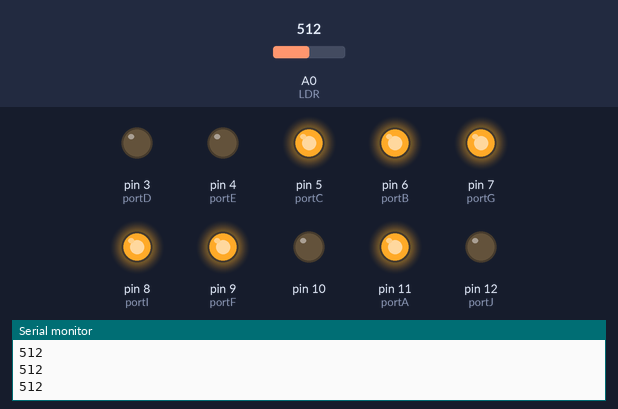
Recording of a sketch running on a simulated Arduino Uno, built with avr-gcc and run on an emulated ATmega328P. Shown: output pins drawn as LEDs (lit = HIGH), the last lines printed to the serial monitor. Inputs (shaded band) come from the test bench; at power-on: A0 (LDR) = 512.

Above: at 1.2 s.
1.3 s: A0 (LDR) set to 408
2.8 s: A0 (LDR) set to 384
At 4.0 s:
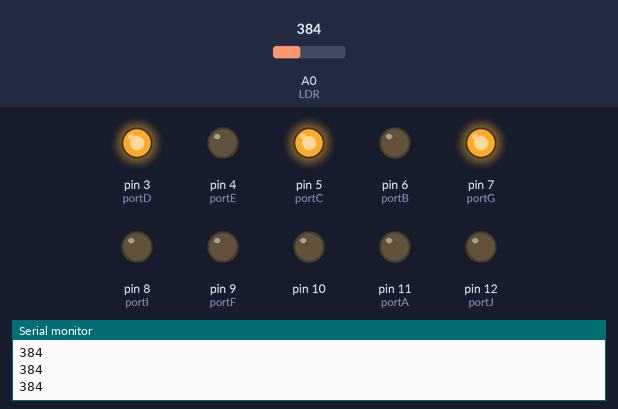
4.3 s: A0 (LDR) set to 511
At 5.5 s:
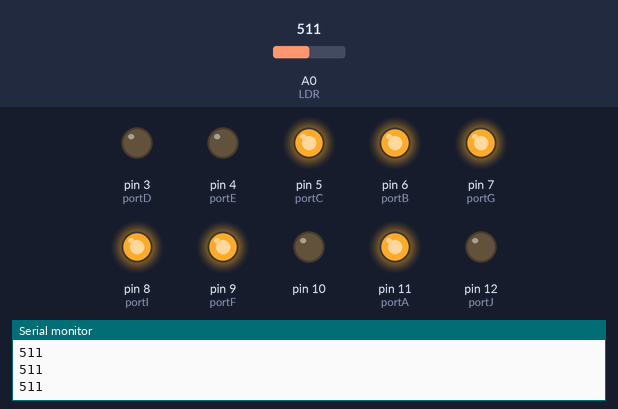
5.8 s: A0 (LDR) set to 306
At 7.1 s:
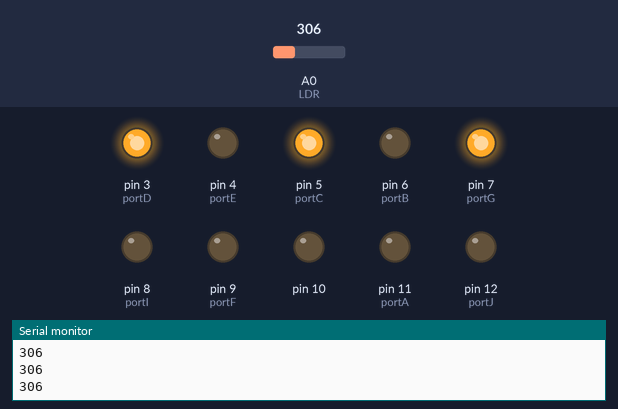
Timing chart, 0 to 8.3 s (numbered marks = the images above; inputs shaded):
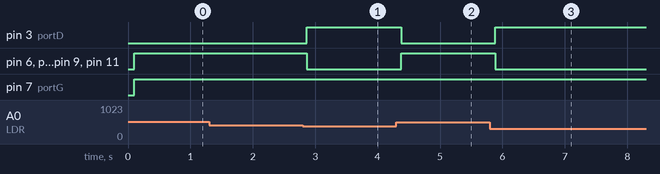

The sketch:

Arduino_Light_Sensor.ino
```cpp
int LDRvalue = 0;
int Light_sens = 400;
int LDR = 0;

int portA = 11;
int portB = 6;
int portC = 5;
int portD = 3;
int portE = 4;
int portF = 9;
int portG = 7;
int portH = 5;
int portI = 8;
int portJ = 12;

void setup()
{
  Serial.begin(9600);
  pinMode(10, OUTPUT);
  delay(50);

  pinMode(portA, OUTPUT);
  pinMode(portB, OUTPUT);
  pinMode(portC, OUTPUT);
  pinMode(portD, OUTPUT);
  pinMode(portE, OUTPUT);
  pinMode(portF, OUTPUT);
  pinMode(portG, OUTPUT);
  pinMode(portH, OUTPUT);
  pinMode(portI, OUTPUT);
  pinMode(portJ, OUTPUT);
  digitalWrite(5, HIGH);
}

void loop()
{
  LDRvalue = analogRead(LDR);
  Serial.println(LDRvalue);
  delay(50);

 if (LDRvalue < Light_sens)
   {
      digitalWrite(portE, 0);
      digitalWrite(portF, 0);
      digitalWrite(portA, 0);
      digitalWrite(portB, 0);
      digitalWrite(portD, 1);
      digitalWrite(portG, 1);
      digitalWrite(portI, 0);
      digitalWrite(portJ, 0);
   }
   else
   {
      digitalWrite(portE, 0);
      digitalWrite(portF, 1);
      digitalWrite(portA, 1);
      digitalWrite(portB, 1);
      digitalWrite(portD, 0);
      digitalWrite(portG, 1);
      digitalWrite(portI, 1);
      digitalWrite(portJ, 0);
  }
}
```

Measured:
- the behaviour switches between 400 and 399 on A0 (LDR) (found by bisection; images 0 and 1)
- after the input at 2.8 s, pin 3 (portD): LOW → HIGH after 0.07 s; pin 6 (portB), pin 8 (portI), pin 9 (portF), pin 11 (portA): HIGH → LOW after 0.07 s
- after the input at 4.3 s, pin 3 (portD): HIGH → LOW after 0.08 s; pin 6 (portB), pin 8 (portI), pin 9 (portF), pin 11 (portA): LOW → HIGH after 0.08 s
- after the input at 5.8 s, pin 3 (portD): LOW → HIGH after 0.09 s; pin 6 (portB), pin 8 (portI), pin 9 (portF), pin 11 (portA): HIGH → LOW after 0.09 s
